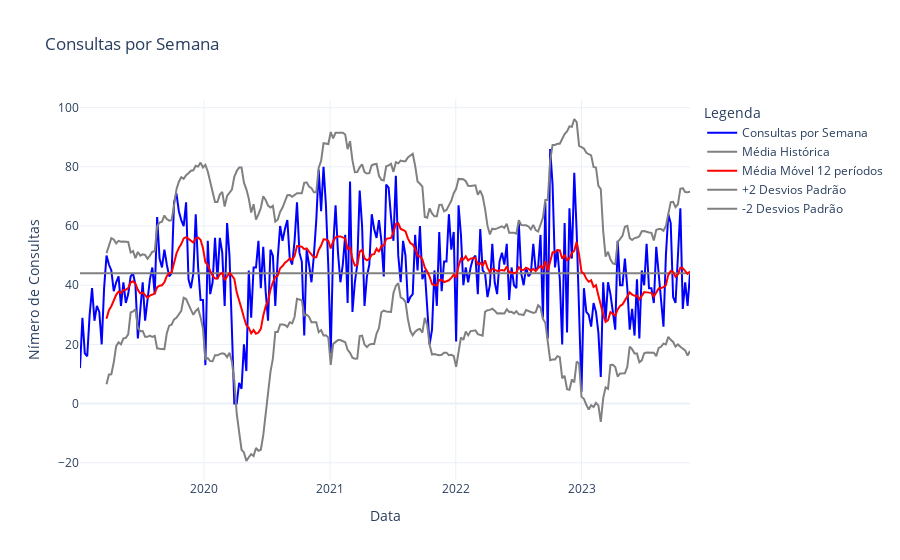

Here is the notebook cell this chart was saved with:
### Code cell
# Resampling the data on a weekly basis to count the number of appointments each week
weekly_appointments = df_mv.resample('W', on='DIA').size()
weekly_appointments.name = 'Consultas por Semana'

data = get_stats(weekly_appointments, window=12)

# Criando o gráfico Plotly
fig = go.Figure()

# Adicionando as linhas usando um loop
for name, info in data.items():
    fig.add_trace(go.Scatter(
        x=info['data'].index, 
        y=info['data'], 
        mode=info['mode'], 
        name=name,
        line=dict(color=info['color'])
    ))

# Atualizando o layout
fig.update_layout(
    title=f'{weekly_appointments.name}',
    xaxis_title='Data',
    yaxis_title='Nímero de Consultas',
    legend_title='Legenda',
    template='plotly_white'
)

# Exibir o gráfico
fig.show()

### Figure 1 — Plotly figure (JSON) as saved in the notebook; plotly's stock layout.template omitted (floating-point values rounded to 4 significant figures; data arrays with more than 128 entries replaced by an {"elided": "..."} marker saying what was removed)
{"data": [{"line": {"color": "blue"}, "mode": "lines", "name": "Consultas por Semana", "type": "scatter", "x": {"elided": "254 str values"}, "y": {"elided": "254 int values"}}, {"line": {"color": "gray"}, "mode": "lines", "name": "Média Histórica", "type": "scatter", "x": {"elided": "254 str values"}, "y": {"elided": "254 float values"}}, {"line": {"color": "red"}, "mode": "lines", "name": "Média Móvel 12 períodos", "type": "scatter", "x": {"elided": "254 str values"}, "y": {"elided": "254 float values"}}, {"line": {"color": "gray"}, "mode": "lines", "name": "+2 Desvios Padrão", "type": "scatter", "x": {"elided": "254 str values"}, "y": {"elided": "254 float values"}}, {"line": {"color": "gray"}, "mode": "lines", "name": "-2 Desvios Padrão", "type": "scatter", "x": {"elided": "254 str values"}, "y": {"elided": "254 float values"}}], "layout": {"legend": {"title": {"text": "Legenda"}}, "title": {"text": "Consultas por Semana"}, "xaxis": {"title": {"text": "Data"}}, "yaxis": {"title": {"text": "Nímero de Consultas"}}}}
